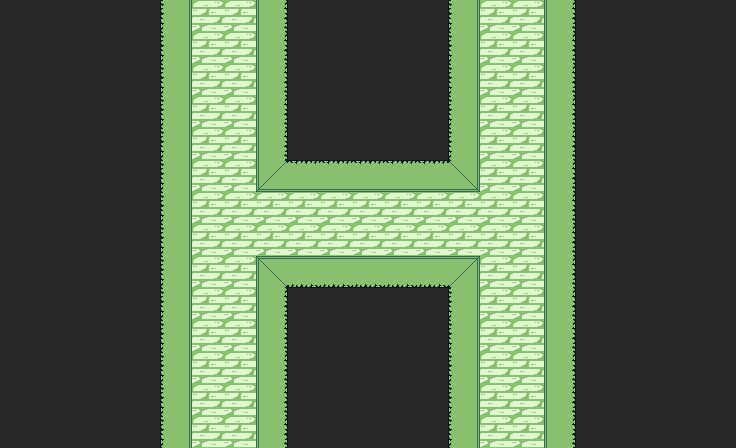

A level layout from a 2D game, rendered from its tile map. Below: a short description, then the map file with its tile-grid data intact:
An orthogonal 23x14 tile map with 32x32 px tiles, 1 tile layer (Vrstva dlaždic 1).

<map version="1.8" tiledversion="1.8.4" orientation="orthogonal" renderorder="right-down" width="23" height="14" tilewidth="32" tileheight="32" infinite="0" nextlayerid="2" nextobjectid="1">
 <tileset firstgid="1" source="../Zdi.tsx" />
 <layer id="1" name="Vrstva dlaždic 1" width="23" height="14">
  <data encoding="csv">
18,18,18,18,18,15,5,5,9,18,18,18,18,18,15,5,5,9,18,18,18,18,18,
18,18,18,18,18,15,5,5,9,18,18,18,18,18,15,5,5,9,18,18,18,18,18,
18,18,18,18,18,15,5,5,9,18,18,18,18,18,15,5,5,9,18,18,18,18,18,
18,18,18,18,18,15,5,5,9,18,18,18,18,18,15,5,5,9,18,18,18,18,18,
18,18,18,18,18,15,5,5,9,18,18,18,18,18,15,5,5,9,18,18,18,18,18,
18,18,18,18,18,15,5,5,8,6,6,6,6,6,17,5,5,9,18,18,18,18,18,
18,18,18,18,18,15,5,5,5,5,5,5,5,5,5,5,5,9,18,18,18,18,18,
18,18,18,18,18,15,5,5,5,5,5,5,5,5,5,5,5,9,18,18,18,18,18,
18,18,18,18,18,15,5,5,11,12,12,12,12,12,14,5,5,9,18,18,18,18,18,
18,18,18,18,18,15,5,5,9,18,18,18,18,18,15,5,5,9,18,18,18,18,18,
18,18,18,18,18,15,5,5,9,18,18,18,18,18,15,5,5,9,18,18,18,18,18,
18,18,18,18,18,15,5,5,9,18,18,18,18,18,15,5,5,9,18,18,18,18,18,
18,18,18,18,18,15,5,5,9,18,18,18,18,18,15,5,5,9,18,18,18,18,18,
18,18,18,18,18,15,5,5,9,18,18,18,18,18,15,5,5,9,18,18,18,18,18
</data>
 </layer>
</map>
